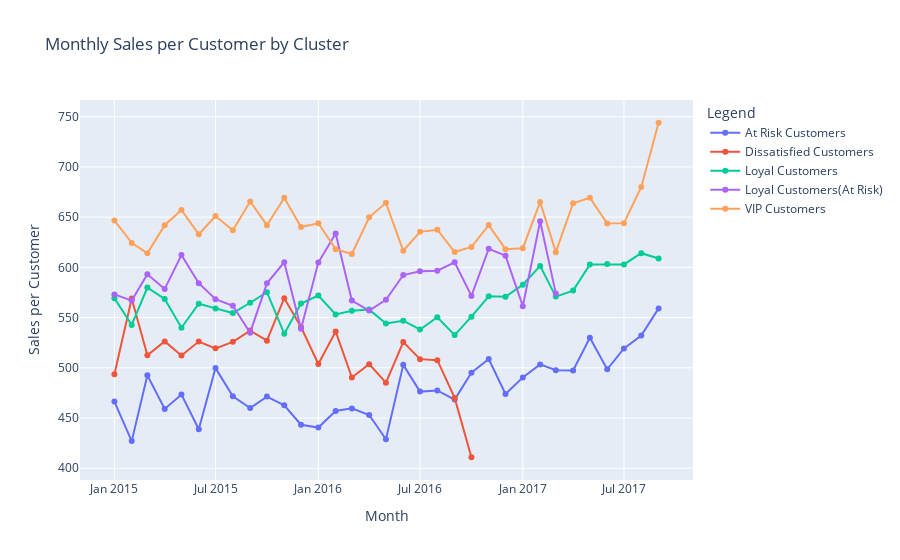

Notebook code for this chart:
### Markdown cell above
> 주문 빈도와 비슷하게 충성고객과 VIP 고객의 실제 수익값이 높음 => 매우 좋은 지표

> 이탈위험 고객도 2017년 부터 수익이 높아짐

> 2017년에 프로모션이나 이벤트가 진행됐을 가능성

> 좀 더 자세히 보기 위해 실제 활동 고객 수로 나누어 살펴보기

### Code cell
# 월별로 그룹화하고 클러스터별로 매출 총합 및 고객 수 계산
monthly_stats = df.groupby([df['order date (DateOrders)'].dt.to_period('M'), 'Cluster']).agg({
    'Sales per customer': 'sum',  # 매출 총합
    'Customer Id': 'nunique'  # 고객 수
}).reset_index()

# Period 객체를 YYYY-MM 형식의 문자열로 변환
monthly_stats['order date (DateOrders)'] = monthly_stats['order date (DateOrders)'].dt.strftime('%Y-%m')

# 매출을 고객 수로 나누어 평균 매출 계산
monthly_stats['Sales per Customer'] = monthly_stats['Sales per customer'] / monthly_stats['Customer Id']

# 2017년 10월 데이터 제외
monthly_stats = monthly_stats[monthly_stats['order date (DateOrders)'] != '2017-10']

# 그래프 초기화
fig = go.Figure()

# 평균 매출 데이터 추가 (선 그래프)
for cluster in monthly_stats['Cluster'].unique():
    filtered_data = monthly_stats[monthly_stats['Cluster'] == cluster]
    fig.add_trace(go.Scatter(
        x=filtered_data['order date (DateOrders)'],
        y=filtered_data['Sales per Customer'],
        mode='lines+markers',  # 텍스트를 제외한 선과 마커 모드
        name=f'{cluster}'
    ))

# 레이아웃 설정
fig.update_layout(
    title='Monthly Sales per Customer by Cluster',
    xaxis_title='Month',
    yaxis_title='Sales per Customer',
    legend_title='Legend'
)

# 그래프 표시
fig.show()

### Figure 1 — Plotly figure (JSON) as saved in the notebook; plotly's stock layout.template omitted (floating-point values rounded to 4 significant figures)
{"data": [{"mode": "lines+markers", "name": "At Risk Customers", "type": "scatter", "x": ["2015-01", "2015-02", "2015-03", "2015-04", "2015-05", "2015-06", "2015-07", "2015-08", "2015-09", "2015-10", "2015-11", "2015-12", "2016-01", "2016-02", "2016-03", "2016-04", "2016-05", "2016-06", "2016-07", "2016-08", "2016-09", "2016-10", "2016-11", "2016-12", "2017-01", "2017-02", "2017-03", "2017-04", "2017-05", "2017-06", "2017-07", "2017-08", "2017-09"], "y": [466.4, 427.0, 492.6, 458.9, 473.4, 438.8, 499.7, 471.6, 460.0, 471.3, 462.7, 443.3, 440.5, 457.0, 459.6, 453.0, 428.9, 502.9, 476.3, 477.4, 468.3, 495.1, 508.8, 473.9, 490.4, 503.4, 497.6, 497.3, 530.0, 498.5, 519.2, 532.1, 559.1]}, {"mode": "lines+markers", "name": "Dissatisfied Customers", "type": "scatter", "x": ["2015-01", "2015-02", "2015-03", "2015-04", "2015-05", "2015-06", "2015-07", "2015-08", "2015-09", "2015-10", "2015-11", "2015-12", "2016-01", "2016-02", "2016-03", "2016-04", "2016-05", "2016-06", "2016-07", "2016-08", "2016-09", "2016-10"], "y": [493.6, 569.0, 512.5, 526.3, 512.3, 526.1, 519.3, 525.8, 537.0, 527.0, 569.3, 540.5, 503.7, 536.2, 490.4, 503.6, 485.1, 525.6, 508.6, 507.6, 470.0, 410.9]}, {"mode": "lines+markers", "name": "Loyal Customers", "type": "scatter", "x": ["2015-01", "2015-02", "2015-03", "2015-04", "2015-05", "2015-06", "2015-07", "2015-08", "2015-09", "2015-10", "2015-11", "2015-12", "2016-01", "2016-02", "2016-03", "2016-04", "2016-05", "2016-06", "2016-07", "2016-08", "2016-09", "2016-10", "2016-11", "2016-12", "2017-01", "2017-02", "2017-03", "2017-04", "2017-05", "2017-06", "2017-07", "2017-08", "2017-09"], "y": [569.3, 542.7, 579.8, 568.5, 539.9, 563.8, 559.1, 554.5, 564.7, 575.2, 534.0, 563.9, 571.9, 553.2, 556.8, 557.9, 544.1, 546.9, 538.1, 550.3, 532.5, 550.9, 571.1, 570.7, 582.7, 601.4, 570.9, 576.9, 602.9, 603.2, 602.9, 614.1, 608.8]}, {"mode": "lines+markers", "name": "Loyal Customers(At Risk)", "type": "scatter", "x": ["2015-01", "2015-02", "2015-03", "2015-04", "2015-05", "2015-06", "2015-07", "2015-08", "2015-09", "2015-10", "2015-11", "2015-12", "2016-01", "2016-02", "2016-03", "2016-04", "2016-05", "2016-06", "2016-07", "2016-08", "2016-09", "2016-10", "2016-11", "2016-12", "2017-01", "2017-02", "2017-03"], "y": [573.1, 566.9, 593.1, 578.5, 612.2, 584.2, 568.3, 561.8, 535.0, 584.1, 605.1, 539.0, 604.7, 633.7, 567.0, 557.0, 567.6, 592.3, 596.1, 596.7, 605.0, 571.5, 618.5, 611.6, 561.4, 645.8, 574.1]}, {"mode": "lines+markers", "name": "VIP Customers", "type": "scatter", "x": ["2015-01", "2015-02", "2015-03", "2015-04", "2015-05", "2015-06", "2015-07", "2015-08", "2015-09", "2015-10", "2015-11", "2015-12", "2016-01", "2016-02", "2016-03", "2016-04", "2016-05", "2016-06", "2016-07", "2016-08", "2016-09", "2016-10", "2016-11", "2016-12", "2017-01", "2017-02", "2017-03", "2017-04", "2017-05", "2017-06", "2017-07", "2017-08", "2017-09"], "y": [646.6, 624.3, 614.0, 641.9, 657.1, 632.9, 651.1, 637.0, 665.5, 642.0, 669.2, 640.1, 643.8, 618.1, 613.2, 649.9, 664.2, 616.5, 635.3, 637.5, 615.2, 620.3, 642.1, 618.1, 619.0, 665.1, 615.1, 663.9, 669.3, 643.7, 644.0, 680.0, 743.9]}], "layout": {"legend": {"title": {"text": "Legend"}}, "title": {"text": "Monthly Sales per Customer by Cluster"}, "xaxis": {"title": {"text": "Month"}}, "yaxis": {"title": {"text": "Sales per Customer"}}}}
